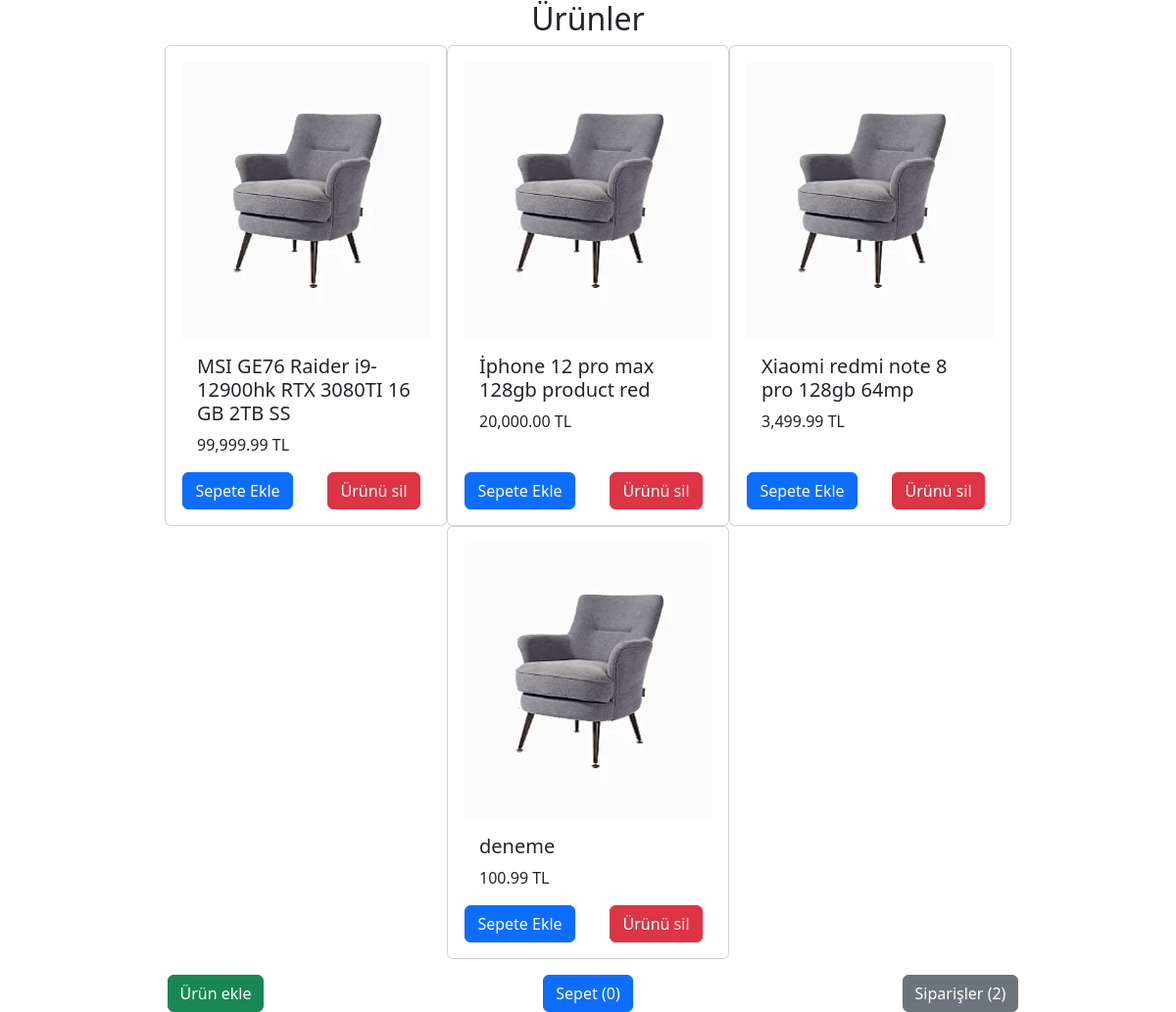
The page / on the database its author committed.
### tables this page shows
CREATE TABLE `products` (
  `ID` int(11) NOT NULL,
  `product_name` varchar(50) NOT NULL,
  `product_price` double NOT NULL
);

### index.php (the view, shortened to what this page needs)
<?php
require_once("libs/db.php");
$products = $db->query("select * from products");
$cart_count=$db->query("select count(*) as 'count' from shopping_cart")->fetch_object();
$order_count=$db->query("select count(*) as 'count' from orders")->fetch_object();
?>
<!DOCTYPE html>
<html lang="tr">
<head>
    <link rel="stylesheet" href="assets/css/style.css">
    <link rel="stylesheet" href="assets/css/bootstrap.min.css">
</head>
<body>
    <div class="container">
        <h2 class="text-center">Ürünler</h2>
        <div class="row justify-content-center">
            <?php while ($row = $products->fetch_object()) : ?>
                <div class="card justify-content-between p-3" style="width: 18rem;">
                    <img src="assets/img/product17.webp" class="card-img-top" alt="...">
                    <div class="card-body">
                        <h5 class="card-title"><?php echo $row->product_name ?></h5>
                        <p class="card-text"><?php echo number_format($row->product_price, 2, ".", ","); ?> TL</p>
                    </div>
                    <div class="row justify-content-between text-center">
                        <div class="col-6">
                            <a href="libs/add_to_cart.php?ID=<?php echo $row->ID;?>" class="btn btn-primary">Sepete Ekle</a>
                        </div>
                        <div class="col-6">
                            <a href="libs/delete_product.php?ID=<?php echo $row->ID;?>" class="btn btn-danger">Ürünü sil</a>
                        </div>
                    </div>
                </div>
            <?php endwhile; ?>
        </div>
        <div class="row">
            <div class="col-4 text-center">
                <a href="add_product.php" class="mt-3 btn btn-success">Ürün ekle</a>
            </div>
            <div class="col-4 text-center">
                <a href="cart.php" class="mt-3 btn btn-primary">Sepet (<?php echo $cart_count->count;?>)</a>
            </div>
            <div class="col-4 text-center">
                <a href="orders.php" class="mt-3 btn btn-secondary">Siparişler (<?php echo $order_count->count;?>)</a>
            </div>
        </div>
    </div>
</body>
</html>

### rows shown on the page
products: product_name "MSI GE76 Raider i9-12900hk RTX 3080TI 16 GB 2TB SS", product_price "99,999.99"
products: product_name "İphone 12 pro max 128gb product red", product_price "20,000.00"
products: product_name "Xiaomi redmi note 8 pro 128gb 64mp", product_price "3,499.99"
products: product_name "deneme", product_price "100.99"

### other values the page prints
$cart_count->count "0"
$order_count->count "2"
